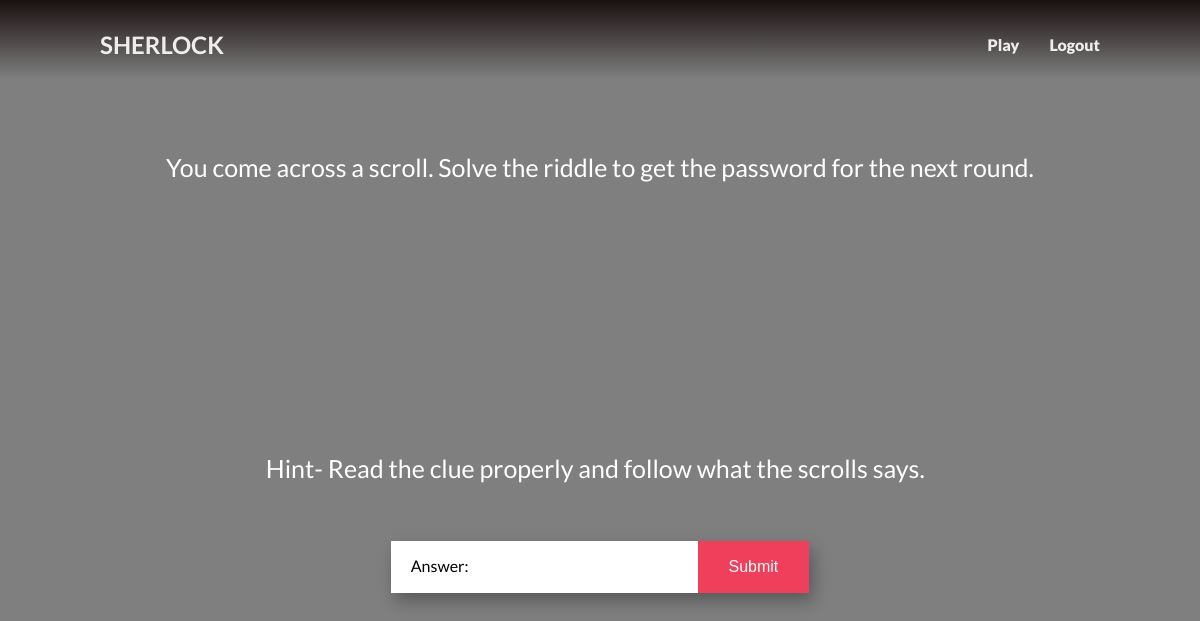
The app's page /quiz/ (signed in), older data.
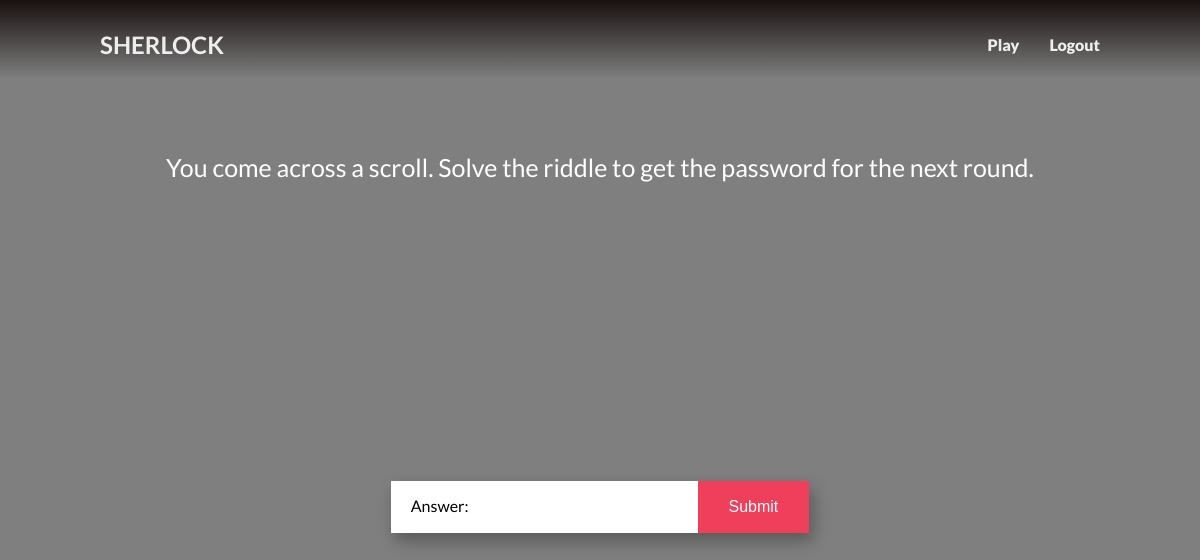
The same page, newer data.
### quiz/models.py (models this page shows, shortened)
class Question(models.Model):
	question = HTMLField(blank=True, null=True)
	answer = models.CharField(max_length=32, default=None)
	points = models.PositiveIntegerField(default=5)
	level = models.PositiveIntegerField()

### quiz/views.py (the view)
# urls.py: path('quiz/', quiz_view.quiz, name='quiz'),
@login_required
def quiz(request):
	if request.method == 'POST':
		form = PlayForm(request.POST)
		if form.is_valid():
			answer = form.cleaned_data['answer'].lower()
			temp_username = request.user.username
			temp_stud = stud.objects.get(username=temp_username)
			level = temp_stud.lql
			ans = Question.objects.get(level=level)
			answ = ans.answer.lower()
			points = ans.points
			if answ == answer:
				temp_stud.lqlpoints(points)
				form.save()
				obs = Answer.objects.all()
				obs.delete()
				return redirect(map)
			return redirect(quiz)
	else:
		form = PlayForm()
	req = request.user.username
	try:
		temp_stud = stud.objects.get(username=req)
	except stud.DoesNotExist:
		temp_stud = False
	if not temp_stud:
		temp_user = User.objects.get(username=req)
		stud.objects.create(name=temp_user.first_name, username=req)
	temp_stud = stud.objects.get(username=req)
	lvl = temp_stud.lql
	if(lvl == 9):
		return redirect('completed')
	ask = Question.objects.get(level=lvl)
	return render(request, 'quiz/question.html', {'form': form, 'ask': ask, "level": lvl})

### quiz/forms.py
class PlayForm(forms.ModelForm):
	class Meta:
		model = Answer
		fields = ['answer']

### quiz/templates/quiz/question.html (shortened to what this page needs)
{% extends 'quest/base.html' %} {% load static %} {% load crispy_forms_tags %}
 {% block content %}
<div class="cover1">
  <p>{{ ask.question | safe}}</p>
  <form class="flex-form" method="POST">
    {% csrf_token %} {{ form.as_table }}
    <input type="submit" value="Submit" />
  </form>
</div>
{% endblock %}

Row changes from the older to the newer data that the page shows:
changed Question: question "You come across a scroll. Solve the riddle to get the password for the next round. Hint- Read the clue properly and follow what the scrolls says." → "You come across a scroll. Solve the riddle to get the password for the next round."
